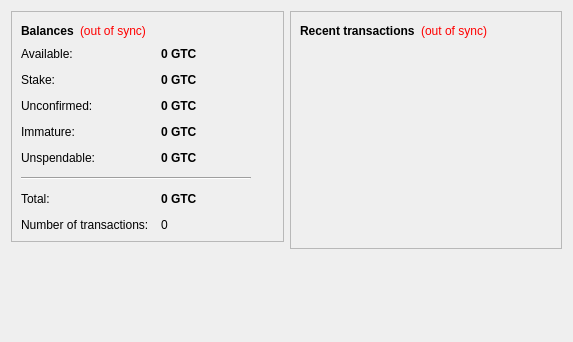
<?xml version="1.0" encoding="UTF-8"?>
<ui version="4.0">
 <class>OverviewPage</class>
 <widget class="QWidget" name="OverviewPage">
  <property name="geometry">
   <rect>
    <x>0</x>
    <y>0</y>
    <width>573</width>
    <height>342</height>
   </rect>
  </property>
  <property name="windowTitle">
   <string>Form</string>
  </property>
  <layout class="QHBoxLayout" name="horizontalLayout" stretch="1,1">
   <item>
    <layout class="QVBoxLayout" name="verticalLayout_2">
     <item>
      <widget class="QFrame" name="frame">
       <property name="frameShape">
        <enum>QFrame::StyledPanel</enum>
       </property>
       <property name="frameShadow">
        <enum>QFrame::Raised</enum>
       </property>
       <layout class="QVBoxLayout" name="verticalLayout_4">
        <item>
         <layout class="QHBoxLayout" name="horizontalLayout_4">
          <item>
           <widget class="QLabel" name="label_5">
            <property name="font">
             <font>
              <weight>75</weight>
              <bold>true</bold>
             </font>
            </property>
            <property name="text">
             <string>Balances</string>
            </property>
           </widget>
          </item>
          <item>
           <widget class="QLabel" name="labelWalletStatus">
            <property name="toolTip">
             <string>The displayed information may be out of date. Your wallet automatically synchronizes with the GlobalTradeCoin network after a connection is established, but this process has not completed yet.</string>
            </property>
            <property name="styleSheet">
             <string notr="true">QLabel { color: red; }</string>
            </property>
            <property name="text">
             <string notr="true">(out of sync)</string>
            </property>
            <property name="alignment">
             <set>Qt::AlignLeading|Qt::AlignLeft|Qt::AlignVCenter</set>
            </property>
           </widget>
          </item>
          <item>
           <spacer name="horizontalSpacer_2">
            <property name="orientation">
             <enum>Qt::Horizontal</enum>
            </property>
            <property name="sizeHint" stdset="0">
             <size>
              <width>40</width>
              <height>20</height>
             </size>
            </property>
           </spacer>
          </item>
         </layout>
        </item>
        <item>
         <layout class="QFormLayout" name="formLayout_2">
          <property name="fieldGrowthPolicy">
           <enum>QFormLayout::AllNonFixedFieldsGrow</enum>
          </property>
          <property name="horizontalSpacing">
           <number>12</number>
          </property>
          <property name="verticalSpacing">
           <number>12</number>
          </property>
          <item row="0" column="0">
           <widget class="QLabel" name="labelAvailableText">
            <property name="toolTip">
             <string>Your current available balance</string>
            </property>
            <property name="text">
             <string>Available:</string>
            </property>
           </widget>
          </item>
          <item row="0" column="1">
           <widget class="QLabel" name="labelAvailable">
            <property name="font">
             <font>
              <weight>75</weight>
              <bold>true</bold>
             </font>
            </property>
            <property name="cursor">
             <cursorShape>IBeamCursor</cursorShape>
            </property>
            <property name="toolTip">
             <string>Your current available balance</string>
            </property>
            <property name="text">
             <string notr="true">0 GTC</string>
            </property>
            <property name="alignment">
             <set>Qt::AlignLeading|Qt::AlignLeft|Qt::AlignVCenter</set>
            </property>
            <property name="textInteractionFlags">
             <set>Qt::LinksAccessibleByMouse|Qt::TextSelectableByKeyboard|Qt::TextSelectableByMouse</set>
            </property>
           </widget>
          </item>
          <item row="1" column="0">
           <widget class="QLabel" name="label_6">
            <property name="toolTip">
             <string>Total of coins that was staked, and do not yet count toward the current balance</string>
            </property>
            <property name="text">
             <string>Stake:</string>
            </property>
           </widget>
          </item>
          <item row="1" column="1">
           <widget class="QLabel" name="labelStake">
            <property name="font">
             <font>
              <weight>75</weight>
              <bold>true</bold>
             </font>
            </property>
            <property name="cursor">
             <cursorShape>IBeamCursor</cursorShape>
            </property>
            <property name="toolTip">
             <string>Total of coins that was staked, and do not yet count toward the current balance</string>
            </property>
            <property name="text">
             <string notr="true">0 GTC</string>
            </property>
            <property name="alignment">
             <set>Qt::AlignLeading|Qt::AlignLeft|Qt::AlignVCenter</set>
            </property>
            <property name="textInteractionFlags">
             <set>Qt::LinksAccessibleByMouse|Qt::TextSelectableByKeyboard|Qt::TextSelectableByMouse</set>
            </property>
           </widget>
          </item>
          <item row="2" column="0">
           <widget class="QLabel" name="label_3">
            <property name="toolTip">
             <string>Total of transactions that have yet to be confirmed, and do not yet count toward the current balance</string>
            </property>
            <property name="text">
             <string>Unconfirmed:</string>
            </property>
           </widget>
          </item>
          <item row="2" column="1">
           <widget class="QLabel" name="labelUnconfirmed">
            <property name="font">
             <font>
              <weight>75</weight>
              <bold>true</bold>
             </font>
            </property>
            <property name="cursor">
             <cursorShape>IBeamCursor</cursorShape>
            </property>
            <property name="toolTip">
             <string>Total of transactions that have yet to be confirmed, and do not yet count toward the current balance</string>
            </property>
            <property name="text">
             <string notr="true">0 GTC</string>
            </property>
            <property name="alignment">
             <set>Qt::AlignLeading|Qt::AlignLeft|Qt::AlignVCenter</set>
            </property>
            <property name="textInteractionFlags">
             <set>Qt::LinksAccessibleByMouse|Qt::TextSelectableByKeyboard|Qt::TextSelectableByMouse</set>
            </property>
           </widget>
          </item>
          <item row="3" column="0">
           <widget class="QLabel" name="labelImmatureText">
            <property name="toolTip">
             <string>Mined balance that has not yet matured</string>
            </property>
            <property name="text">
             <string>Immature:</string>
            </property>
           </widget>
          </item>
          <item row="3" column="1">
           <widget class="QLabel" name="labelImmature">
            <property name="font">
             <font>
              <weight>75</weight>
              <bold>true</bold>
             </font>
            </property>
            <property name="toolTip">
             <string>Mined balance that has not yet matured</string>
            </property>
            <property name="text">
             <string notr="true">0 GTC</string>
            </property>
            <property name="alignment">
             <set>Qt::AlignLeading|Qt::AlignLeft|Qt::AlignVCenter</set>
            </property>
            <property name="textInteractionFlags">
             <set>Qt::LinksAccessibleByMouse|Qt::TextSelectableByKeyboard|Qt::TextSelectableByMouse</set>
            </property>
           </widget>
          </item>
          <item row="4" column="0">
           <widget class="QLabel" name="labelBalanceWatchOnlyText">
            <property name="toolTip">
             <string>Your unspendable balance</string>
            </property>
            <property name="text">
             <string>Unspendable:</string>
            </property>
           </widget>
          </item>
          <item row="4" column="1">
           <widget class="QLabel" name="labelBalanceWatchOnly">
            <property name="font">
             <font>
              <weight>75</weight>
              <bold>true</bold>
             </font>
            </property>
            <property name="cursor">
             <cursorShape>IBeamCursor</cursorShape>
            </property>
            <property name="toolTip">
             <string>Your unspendable balance</string>
            </property>
            <property name="text">
             <string notr="true">0 GTC</string>
            </property>
            <property name="alignment">
             <set>Qt::AlignLeading|Qt::AlignLeft|Qt::AlignVCenter</set>
            </property>
            <property name="textInteractionFlags">
             <set>Qt::LinksAccessibleByMouse|Qt::TextSelectableByKeyboard|Qt::TextSelectableByMouse</set>
            </property>
           </widget>
          </item>
          <item row="5" column="0" colspan="2">
           <widget class="Line" name="line">
            <property name="maximumSize">
             <size>
              <width>230</width>
              <height>16777215</height>
             </size>
            </property>
            <property name="orientation">
             <enum>Qt::Horizontal</enum>
            </property>
           </widget>
          </item>
          <item row="6" column="0">
           <widget class="QLabel" name="labelTotalText">
            <property name="toolTip">
             <string>Your current total balance</string>
            </property>
            <property name="text">
             <string>Total:</string>
            </property>
           </widget>
          </item>
          <item row="6" column="1">
           <widget class="QLabel" name="labelTotal">
            <property name="font">
             <font>
              <weight>75</weight>
              <bold>true</bold>
             </font>
            </property>
            <property name="toolTip">
             <string>Your current total balance</string>
            </property>
            <property name="text">
             <string notr="true">0 GTC</string>
            </property>
            <property name="alignment">
             <set>Qt::AlignLeading|Qt::AlignLeft|Qt::AlignVCenter</set>
            </property>
            <property name="textInteractionFlags">
             <set>Qt::LinksAccessibleByMouse|Qt::TextSelectableByKeyboard|Qt::TextSelectableByMouse</set>
            </property>
           </widget>
          </item>
          <item row="7" column="0">
           <widget class="QLabel" name="label_2">
            <property name="toolTip">
             <string>Total number of transactions in wallet</string>
            </property>
            <property name="text">
             <string>Number of transactions:</string>
            </property>
           </widget>
          </item>
          <item row="7" column="1">
           <widget class="QLabel" name="labelNumTransactions">
            <property name="toolTip">
             <string>Total number of transactions in wallet</string>
            </property>
            <property name="text">
             <string notr="true">0</string>
            </property>
           </widget>
          </item>
         </layout>
        </item>
       </layout>
      </widget>
     </item>
     <item>
      <spacer name="verticalSpacer">
       <property name="orientation">
        <enum>Qt::Vertical</enum>
       </property>
       <property name="sizeHint" stdset="0">
        <size>
         <width>20</width>
         <height>40</height>
        </size>
       </property>
      </spacer>
     </item>
    </layout>
   </item>
   <item>
    <layout class="QVBoxLayout" name="verticalLayout_3">
     <item>
      <widget class="QFrame" name="frame_2">
       <property name="frameShape">
        <enum>QFrame::StyledPanel</enum>
       </property>
       <property name="frameShadow">
        <enum>QFrame::Raised</enum>
       </property>
       <layout class="QVBoxLayout" name="verticalLayout">
        <item>
         <layout class="QHBoxLayout" name="horizontalLayout_2">
          <item>
           <widget class="QLabel" name="label_4">
            <property name="text">
             <string>&lt;b&gt;Recent transactions&lt;/b&gt;</string>
            </property>
           </widget>
          </item>
          <item>
           <widget class="QLabel" name="labelTransactionsStatus">
            <property name="toolTip">
             <string>The displayed information may be out of date. Your wallet automatically synchronizes with the GlobalTradeCoin network after a connection is established, but this process has not completed yet.</string>
            </property>
            <property name="styleSheet">
             <string notr="true">QLabel { color: red; }</string>
            </property>
            <property name="text">
             <string notr="true">(out of sync)</string>
            </property>
            <property name="alignment">
             <set>Qt::AlignRight|Qt::AlignTrailing|Qt::AlignVCenter</set>
            </property>
           </widget>
          </item>
          <item>
           <spacer name="horizontalSpacer">
            <property name="orientation">
             <enum>Qt::Horizontal</enum>
            </property>
            <property name="sizeHint" stdset="0">
             <size>
              <width>40</width>
              <height>20</height>
             </size>
            </property>
           </spacer>
          </item>
         </layout>
        </item>
        <item>
         <widget class="QListView" name="listTransactions">
          <property name="styleSheet">
           <string notr="true">QListView { background: transparent; }</string>
          </property>
          <property name="frameShape">
           <enum>QFrame::NoFrame</enum>
          </property>
          <property name="verticalScrollBarPolicy">
           <enum>Qt::ScrollBarAlwaysOff</enum>
          </property>
          <property name="horizontalScrollBarPolicy">
           <enum>Qt::ScrollBarAlwaysOff</enum>
          </property>
          <property name="selectionMode">
           <enum>QAbstractItemView::NoSelection</enum>
          </property>
         </widget>
        </item>
       </layout>
      </widget>
     </item>
     <item>
      <spacer name="verticalSpacer_2">
       <property name="orientation">
        <enum>Qt::Vertical</enum>
       </property>
       <property name="sizeHint" stdset="0">
        <size>
         <width>20</width>
         <height>40</height>
        </size>
       </property>
      </spacer>
     </item>
    </layout>
   </item>
  </layout>
 </widget>
 <resources/>
 <connections/>
</ui>
